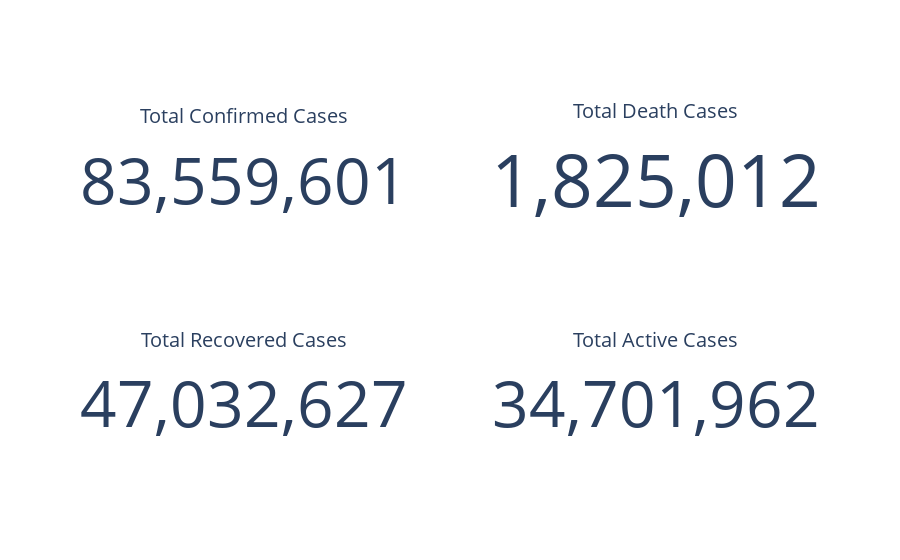

The cell this chart's notebook holds for it:
### Code cell
fig = go.Figure()
fig.add_trace(go.Indicator(
    mode="number", value=int(total_confirmed),
    number={"valueformat" : "0,.0f"},
    title={"text":"Total Confirmed Cases"},
    domain={"row":0, "column":0}
))
fig.add_trace(go.Indicator(
    mode="number", value=int(total_death),
    number={"valueformat" : "0,.0f"},
    title={"text":"Total Death Cases"},
    domain={"row":0, "column":1}
))
fig.add_trace(go.Indicator(
    mode="number", value=int(total_recovered),
    number={"valueformat" : "0,.0f"},
    title={"text":"Total Recovered Cases"},
    domain={"row":1, "column":0}
))
fig.add_trace(go.Indicator(
    mode="number", value=int(total_active),
    number={"valueformat" : "0,.0f"},
    title={"text":"Total Active Cases"},
    domain={"row":1, "column":1}
))
fig.update_layout(grid={'rows':2,'columns':2,'pattern':'independent'})
fig.show()

### Figure 1 — Plotly figure (JSON) as saved in the notebook; plotly's stock layout.template omitted (floating-point values rounded to 4 significant figures)
{"data": [{"domain": {"column": 0, "row": 0}, "mode": "number", "number": {"valueformat": "0,.0f"}, "title": {"text": "Total Confirmed Cases"}, "type": "indicator", "value": 83559601}, {"domain": {"column": 1, "row": 0}, "mode": "number", "number": {"valueformat": "0,.0f"}, "title": {"text": "Total Death Cases"}, "type": "indicator", "value": 1825012}, {"domain": {"column": 0, "row": 1}, "mode": "number", "number": {"valueformat": "0,.0f"}, "title": {"text": "Total Recovered Cases"}, "type": "indicator", "value": 47032627}, {"domain": {"column": 1, "row": 1}, "mode": "number", "number": {"valueformat": "0,.0f"}, "title": {"text": "Total Active Cases"}, "type": "indicator", "value": 34701962}], "layout": {"grid": {"columns": 2, "pattern": "independent", "rows": 2}}}
